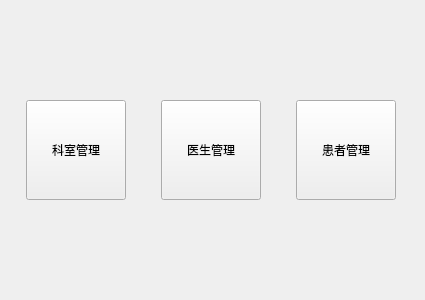
<?xml version="1.0" encoding="UTF-8"?>
<ui version="4.0">
 <class>WelcomView</class>
 <widget class="QWidget" name="WelcomView">
  <property name="geometry">
   <rect>
    <x>0</x>
    <y>0</y>
    <width>425</width>
    <height>300</height>
   </rect>
  </property>
  <property name="windowTitle">
   <string>欢迎</string>
  </property>
  <layout class="QVBoxLayout" name="verticalLayout">
   <item>
    <spacer name="verticalSpacer">
     <property name="orientation">
      <enum>Qt::Orientation::Vertical</enum>
     </property>
     <property name="sizeHint" stdset="0">
      <size>
       <width>20</width>
       <height>69</height>
      </size>
     </property>
    </spacer>
   </item>
   <item>
    <layout class="QHBoxLayout" name="horizontalLayout" stretch="10,10,10">
     <property name="spacing">
      <number>20</number>
     </property>
     <property name="topMargin">
      <number>10</number>
     </property>
     <property name="bottomMargin">
      <number>10</number>
     </property>
     <item>
      <widget class="QPushButton" name="btnDepartment">
       <property name="sizePolicy">
        <sizepolicy hsizetype="Minimum" vsizetype="Fixed">
         <horstretch>10</horstretch>
         <verstretch>10</verstretch>
        </sizepolicy>
       </property>
       <property name="minimumSize">
        <size>
         <width>100</width>
         <height>100</height>
        </size>
       </property>
       <property name="maximumSize">
        <size>
         <width>100</width>
         <height>16777215</height>
        </size>
       </property>
       <property name="sizeIncrement">
        <size>
         <width>5</width>
         <height>0</height>
        </size>
       </property>
       <property name="baseSize">
        <size>
         <width>10</width>
         <height>10</height>
        </size>
       </property>
       <property name="text">
        <string>科室管理</string>
       </property>
       <property name="iconSize">
        <size>
         <width>20</width>
         <height>20</height>
        </size>
       </property>
      </widget>
     </item>
     <item>
      <widget class="QPushButton" name="btnDoctor">
       <property name="sizePolicy">
        <sizepolicy hsizetype="Minimum" vsizetype="Fixed">
         <horstretch>0</horstretch>
         <verstretch>0</verstretch>
        </sizepolicy>
       </property>
       <property name="minimumSize">
        <size>
         <width>0</width>
         <height>100</height>
        </size>
       </property>
       <property name="maximumSize">
        <size>
         <width>100</width>
         <height>16777215</height>
        </size>
       </property>
       <property name="text">
        <string>医生管理</string>
       </property>
      </widget>
     </item>
     <item>
      <widget class="QPushButton" name="btnPatient">
       <property name="minimumSize">
        <size>
         <width>0</width>
         <height>100</height>
        </size>
       </property>
       <property name="maximumSize">
        <size>
         <width>100</width>
         <height>16777215</height>
        </size>
       </property>
       <property name="text">
        <string>患者管理</string>
       </property>
      </widget>
     </item>
    </layout>
   </item>
   <item>
    <spacer name="verticalSpacer_2">
     <property name="orientation">
      <enum>Qt::Orientation::Vertical</enum>
     </property>
     <property name="sizeHint" stdset="0">
      <size>
       <width>20</width>
       <height>69</height>
      </size>
     </property>
    </spacer>
   </item>
  </layout>
 </widget>
 <resources/>
 <connections/>
</ui>
